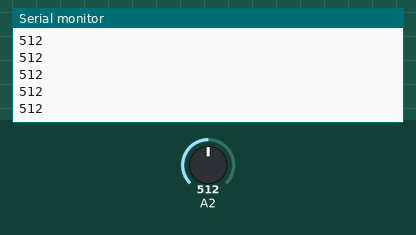
This sketch was run on a simulated Arduino Uno, built with avr-gcc and run on an emulated ATmega328P. On the bench: the last lines printed to the serial monitor. Inputs (shaded band) come from the test bench; at power-on: A2 = 512.

Above: at 1.2 s.
1.3 s: A2 set to 716
At 1.8 s:
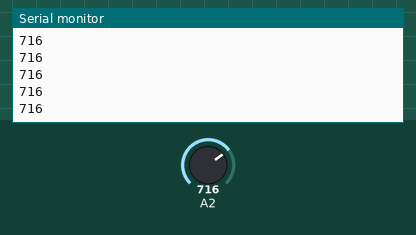
2.8 s: A2 set to 900
At 3.3 s:
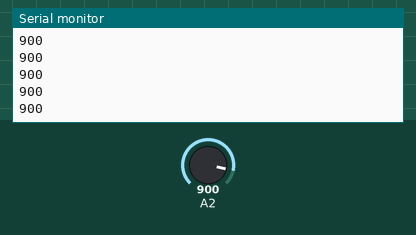
Timing chart, 0 to 5.8 s (numbered marks = the images above; inputs shaded):
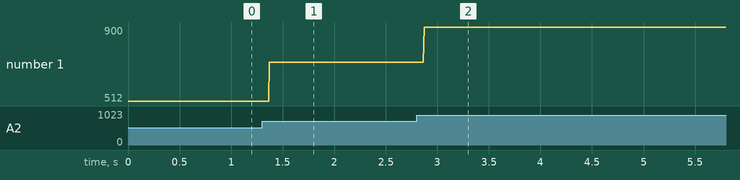

The sketch:

CAN_0.ino
```cpp
#include <Wire.h>
#include <Adafruit_PWMServoDriver.h>


Adafruit_PWMServoDriver pwm = Adafruit_PWMServoDriver();

void setup()
{
  Serial.begin(9600);
  pwm.begin();
  pwm.setPWMFreq(1000);
  uint8_t twbrbackup = TWBR;
  TWBR = 12;

  pwm.setPWM(1,2048,4095);
  pwm.setPWM(2,2048,4095);
  pwm.setPWM(3,2048,4095);
  pwm.setPWM(4,2048,4095);
  pwm.setPWM(12,0,4095);//compresser
  pwm.setPWM(13,2048,4095);
  pwm.setPWM(14,2048,4095);
  pwm.setPWM(15,2048,4095);

 pinMode(A2,INPUT);

}
void loop() {

 Serial.println(analogRead(A2));

}
```

Measured:
- after the input at 1.3 s, the serial monitor: prints a new line after 0.07 s (image 1)
- after the input at 2.8 s, the serial monitor: prints a new line after 0.07 s (image 2)
- plotted number 1: 512 → 716 after the input at 1.3 s, 716 → 900 after the input at 2.8 s
